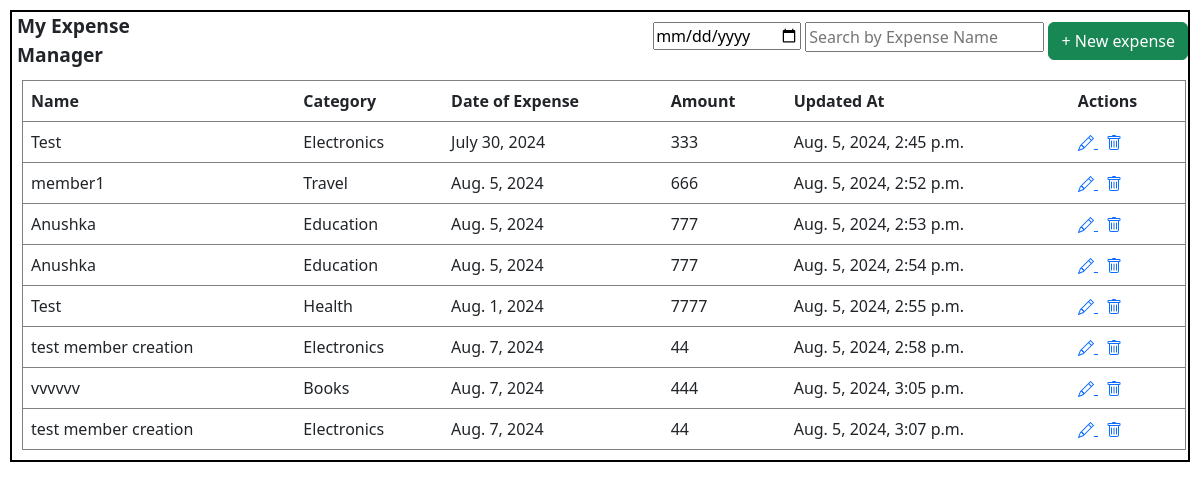
Screenshot of /expenses/view_expenses/ (signed in) with the database file from the repository.
### expenses/models.py (models this page shows)
class Xpenses(models.Model):
    CATEGORY_CHOICES = [
        ('Health', 'Health'),
        ('Electronics', 'Electronics'),
        ('Travel', 'Travel'),
        ('Education', 'Education'),
        ('Books', 'Books'),
        ('Others', 'Others'),
    ]
    name = models.CharField(max_length=140)
    description = models.TextField()
    date = models.DateField()
    amount= models.PositiveBigIntegerField()
    category = models.CharField(max_length=20, choices=CATEGORY_CHOICES)
    updated_at = models.DateTimeField(auto_now=True)
    created_by = models.CharField(max_length=20,default="admin")

### expenses/views.py (the view)
# urls.py: path('view_expenses/', views.view_expenses, name='view_expenses'),
def view_expenses(request):
    user_name = request.session.get('user_name')
    if user_name is None:
                raise Exception("User is not logged in")
    user= get_object_or_404(MyUser,user_name=user_name)
    vexpenses=[]
    if user.role=="member":
       vexpenses=  Xpenses.objects.filter(created_by=user.user_name)
    else:
        vexpenses = Xpenses.objects.all()
    if 'filterdate' in request.GET:
        start_date = request.GET['filterdate']
        vexpenses = vexpenses.filter(date =start_date)
    if 'search' in request.GET:
        search_query = request.GET['search']
        vexpenses = vexpenses.filter(name_icontaions=search_query)
    return render(request,'view_expenses.html',{'vexpenses': vexpenses })

### expenses/templates/view_expenses.html (shortened to what this page needs)
<!DOCTYPE html>
<html lang="en">
<head>
    <link href="https://cdn.jsdelivr.net/npm/bootstrap@5.3.0-alpha1/dist/css/bootstrap.min.css" rel="stylesheet">
</head>
<body>
  <div style="border: 2px solid black; margin: 10px;">
  <div style="display: flex; ">
    <div style="font-size: 1.2em; font-weight: bold; padding-left: 5px;">
      My Expense Manager
    </div>
  <div style="width:85%;display: flex;    flex-direction: row-reverse;    padding-top: 10px;">
    <a href="/expenses/create_expense/">
                <button class="btn btn-success btn-md"
                        type="submit">
                          +&nbsp;New expense
                </button>
              </a>&nbsp;
          <form method="get" id="search-form">
            <input type="text" name="search" placeholder="Search by Expense Name" onchange="submitForm()">
        </form>&nbsp;
        <form method ="get" id="filter-form">
          <input type="date" id="filterdate" name="filterdate" placeholder="Filter By date of expense"  onchange="submitdateForm()">
      </form>
        </div>
      </div>
    <table class="table" style="margin: 10px;
    border: 1px solid gray;
    width: 99%;">
        <thead >
          <tr style="background-color: gray; color: #fff;">
            <th >Name</th>
            <th >Category</th>
            <th >Date of Expense</th>
            <th >Amount</th>
            <th >Updated At</th>
            <th >Actions</th>
          </tr>
        </thead>
        <tbody>
         {% for expense in vexpenses %}
          <tr>
            <td>{{expense.name}}</td>
            <td>{{expense.category}}</td>
            <td>{{expense.date}}</td>
            <td>{{expense.amount}}</td>
            <td>{{expense.updated_at}}</td>
            <td>
              <a href="/expenses/edit_expense/{{expense.id}}">
              </a>
                    <a href="/expenses/delete_expense/{{expense.id}}">
                  </a>
            </td>
          </tr>
         {% endfor %}
        </tbody>
    </table>
  </div>
</body>
</html>

### rows the page displays
Xpenses: name "Test", category "Electronics", date "July 30, 2024", amount "333", updated_at "Aug. 5, 2024, 2:45 p.m."
Xpenses: name "member1", category "Travel", date "Aug. 5, 2024", amount "666", updated_at "Aug. 5, 2024, 2:52 p.m."
Xpenses: name "Anushka", category "Education", date "Aug. 5, 2024", amount "777", updated_at "Aug. 5, 2024, 2:53 p.m."
Xpenses: name "Anushka", category "Education", date "Aug. 5, 2024", amount "777", updated_at "Aug. 5, 2024, 2:54 p.m."
Xpenses: name "Test", category "Health", date "Aug. 1, 2024", amount "7777", updated_at "Aug. 5, 2024, 2:55 p.m."
Xpenses: name "test member creation", category "Electronics", date "Aug. 7, 2024", amount "44", updated_at "Aug. 5, 2024, 2:58 p.m."
Xpenses: name "vvvvvv", category "Books", date "Aug. 7, 2024", amount "444", updated_at "Aug. 5, 2024, 3:05 p.m."
Xpenses: name "test member creation", category "Electronics", date "Aug. 7, 2024", amount "44", updated_at "Aug. 5, 2024, 3:07 p.m."
